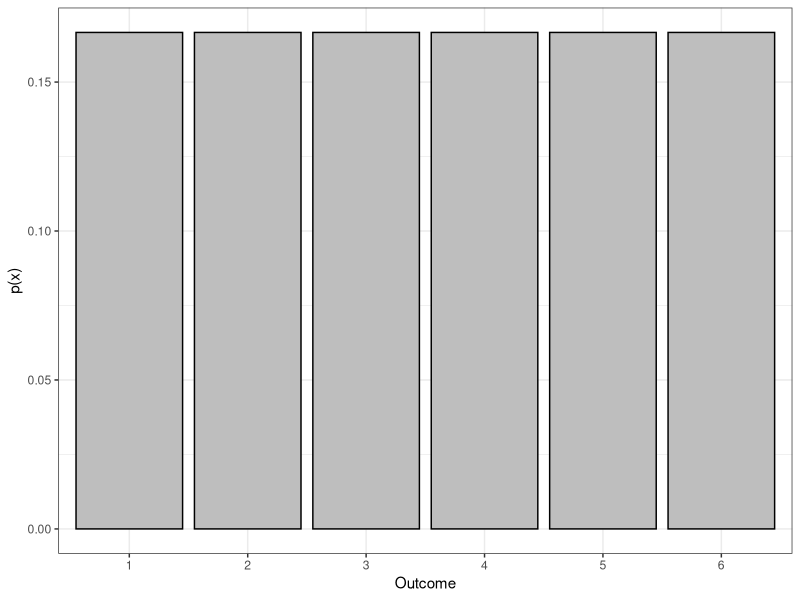
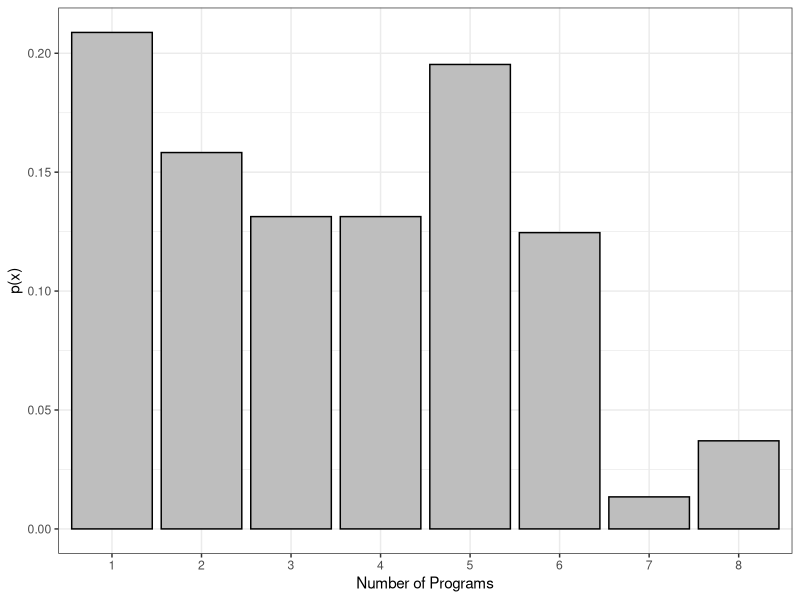
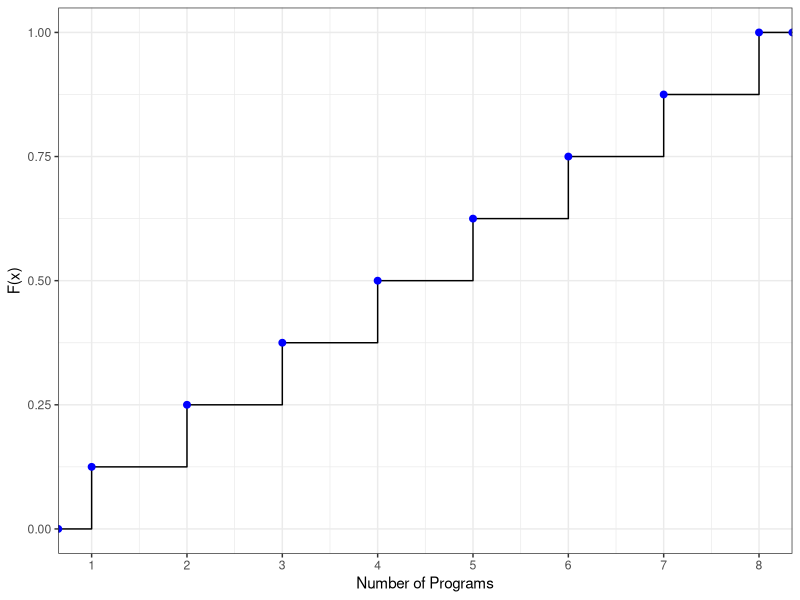
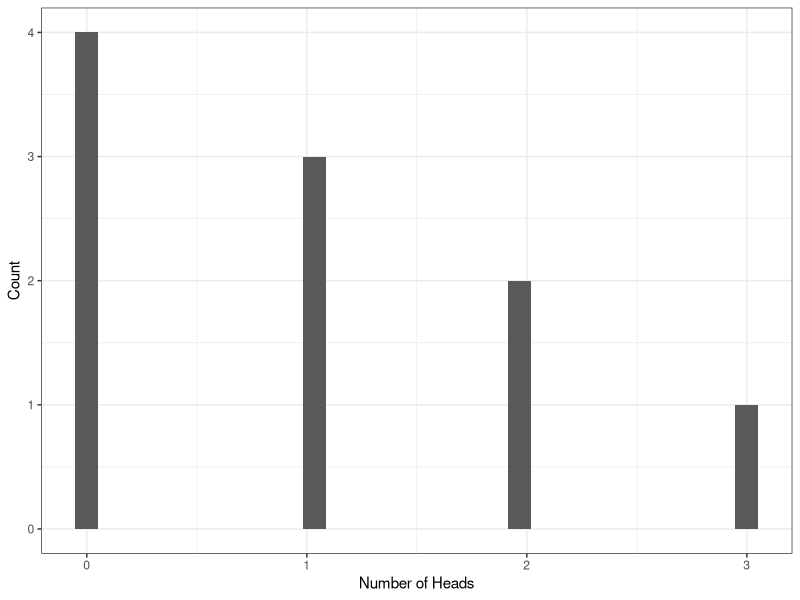
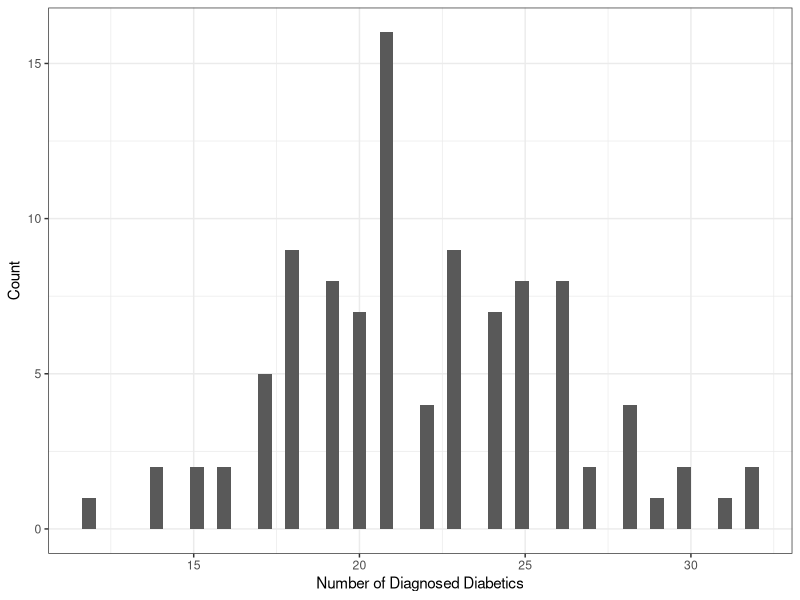
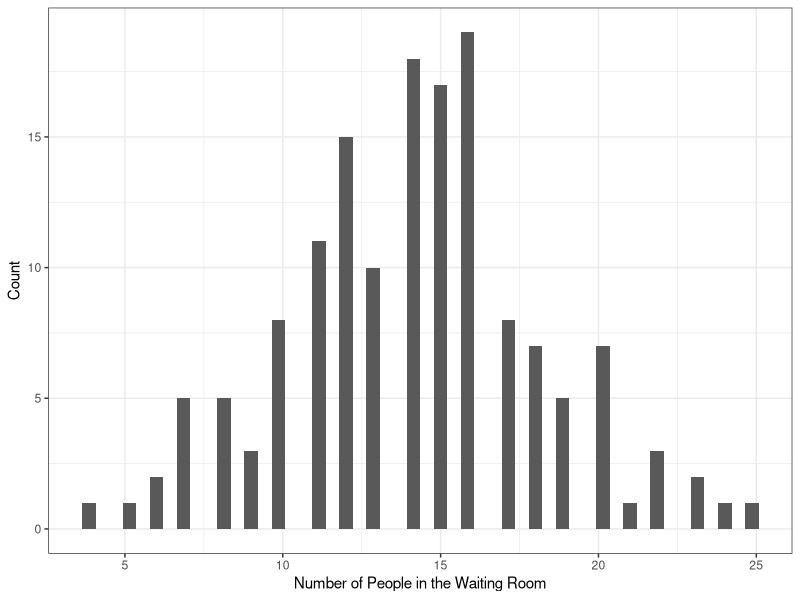
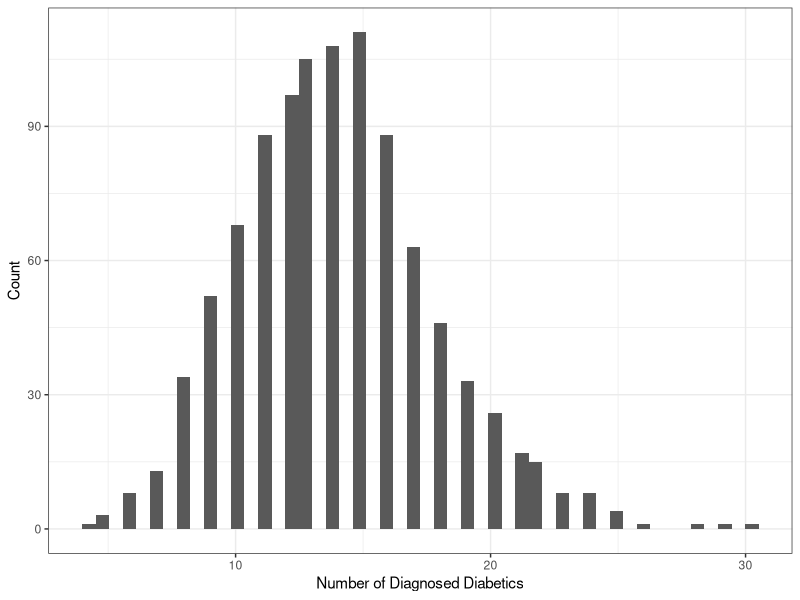

The R source for these figures, in order:
## ---- chunk 1
library(tidyverse)
## ---- chunk 2
#| echo: false

df <- data.frame(x=as.factor(1:6),y=rep(1/6,6))

df |> 
ggplot(aes(x=x,y=y)) + 
geom_col(fill="gray",color="black") + 
theme_bw() + 
labs(x="Outcome", y="p(x)")
## ---- chunk 3
df <- data.frame(`Number of Programs`=factor(c(1:8), levels=c(1:8)),
Frequency = c(62,47,39,39,58,37,4,11),
Relative.Frequency = c(62,47,39,39,58,37,4,11)/297) 

df
## ---- chunk 4
library(ggplot2)
ggplot(df, aes(x=Number.of.Programs,y=Relative.Frequency)) + 
  geom_col(fill="gray",color="black") + # <1>
  theme_bw() + # <2>
  labs(x="Number of Programs",y="p(x)") # <3>
## ---- chunk 5
df <- data.frame(`Number of Programs`=1:8,
Frequency = c(62,47,39,39,58,37,4,11),
Relative.Frequency = c(62,47,39,39,58,37,4,11)/297) 

mutate(df,Cumulative.Relative.Frequency = cumsum(Relative.Frequency))
## ---- chunk 6
ggplot(df, aes(x=Number.of.Programs, y=Frequency)) +
  stat_ecdf(geom="step") + stat_ecdf(geom="point",color="blue",size=2) + # <1>
  theme_bw() + 
  scale_x_continuous(breaks=c(1:8))+ # <2>
  labs(x="Number of Programs",y="F(x)") 
## ---- chunk 7
#| code-fold: true
df <- data.frame(`Number of Programs`=1:8,
Frequency = c(62,47,39,39,58,37,4,11),
Relative.Frequency = c(62,47,39,39,58,37,4,11)/297) 

mutate(df,Cumulative.Relative.Frequency = cumsum(Relative.Frequency))
## ---- chunk 8
#| code-fold: true
df <- data.frame(`Number of Programs`=1:8,
Frequency = c(62,47,39,39,58,37,4,11),
Relative.Frequency = c(62,47,39,39,58,37,4,11)/297) 

mutate(df,Cumulative.Relative.Frequency = cumsum(Relative.Frequency))
## ---- chunk 9
#| echo: false

df <- data.frame(`Number of Programs`=1:8,
Frequency = c(62,47,39,39,58,37,4,11),
Relative.Frequency = c(62,47,39,39,58,37,4,11)/297) 

df
## ---- chunk 10
df <- data.frame(Outcome = 1:6,
                 Prob = rep(1/6,6))

df
## ---- chunk 11
mu <- sum(df$Outcome*df$Prob)
mu
sigma_2 <- sum((df$Outcome-mu)^2*df$Prob)
sigma_2
## ---- chunk 12
dbinom(2,3,0.5)
## ---- chunk 13
pbinom(2,3,0.5)
dbinom(0,3,0.5) + dbinom(1,3,0.5) + dbinom(2,3,0.5)
## ---- chunk 14
1- dbinom(3,3,0.5)
## ---- chunk 15
Nsim<- 10 # Simulating 10 times
set.seed(12) # <1>
sims <- rbinom(Nsim,3,0.5)
sims
## ---- chunk 16
df <- data.frame(simulations=sims)
ggplot(df, aes(x=simulations)) + 
  geom_histogram() + 
  theme_bw() + 
  labs(x="Number of Heads", y="Count")
## ---- chunk 17
dbinom(45,250,0.089)
## ---- chunk 18
pbinom(60,250,0.089) - pbinom(29,250,0.089)
## ---- chunk 19
Nsim<- 100 # Simulating 10 times
set.seed(12) # <1>
sims <- rbinom(Nsim,250,0.089)
df <- data.frame(simulations=sims)
ggplot(df, aes(x=simulations)) + 
  geom_histogram(bins=50) + 
  theme_bw() + 
  labs(x="Number of Diagnosed Diabetics", y="Count")
## ---- chunk 20
dpois(20,14)
## ---- chunk 21
ppois(10,14)
## ---- chunk 22
Nsim<- 150 # Simulating 10 times
set.seed(12345) # <1>
sims <- rpois(Nsim,14)
df <- data.frame(simulations=sims)
ggplot(df, aes(x=simulations)) + 
  geom_histogram(bins=50) + 
  theme_bw() + 
  labs(x="Number of People in the Waiting Room", y="Count")
## ---- chunk 23
dpois(7,7)
## ---- chunk 24
1-ppois(9,7)
## ---- chunk 25
Nsim<- 1000 # Simulating 10 times
set.seed(12) # <1>
sims <- rpois(Nsim,14)
df <- data.frame(simulations=sims)
ggplot(df, aes(x=simulations)) + 
  geom_histogram(bins=50) + 
  theme_bw() + 
  labs(x="Number of Diagnosed Diabetics", y="Count")
## ---- chunk 26
punif(4,0,5) - punif(0.25,0,5)
## ---- chunk 27
punif(85,0,100) - punif(55,0,100)
